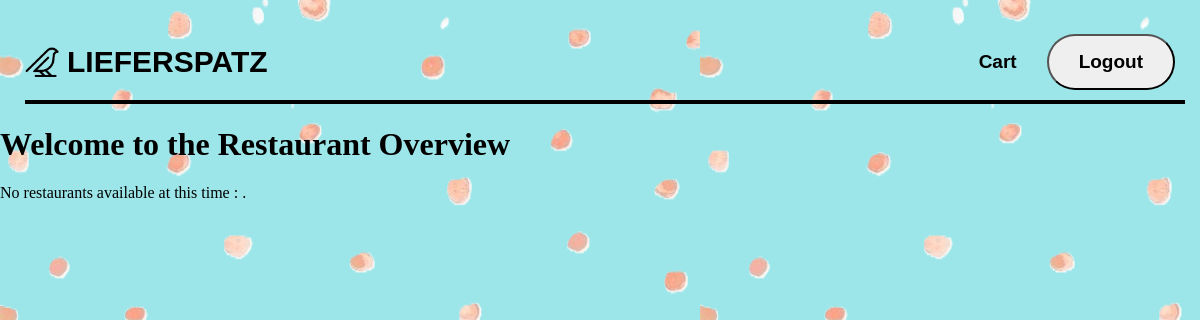
Page /home (signed in) on the earlier database version.
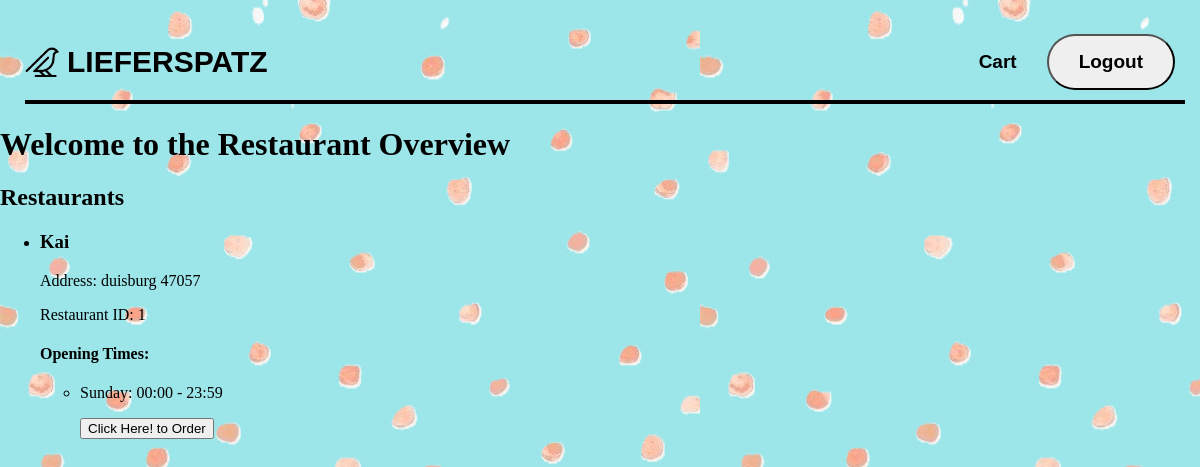
Same page on the later database version.
### tables this page shows
CREATE TABLE "restaurant" (
	"id"	INTEGER,
	"email"	TEXT,
	"username"	TEXT,
	"password"	TEXT,
	"address"	TEXT,
	"plz"	INTEGER,
	"restaurantname"	TEXT,
	"description"	TEXT,
	PRIMARY KEY("id")
);

CREATE TABLE "openning_times" (
	"restaurant_id"	INTEGER,
	"day"	TEXT,
	"open"	TEXT,
	"close"	TEXT,
	"id"	INTEGER,
	FOREIGN KEY("restaurant_id") REFERENCES "restaurant"("id"),
	PRIMARY KEY("id" AUTOINCREMENT)
);

### app.py (the view, shortened to what this page needs)
@app.route("/home", methods=["GET", "POST"])
@login_required_customer
def home():
    if request.method == "GET":
        if "username" in session and "user_id" in session:  # login success
            conn = sqlite3.connect(connection)
            cursor = conn.cursor()
            cursor.execute("SELECT id, restaurantname, address, plz FROM restaurant")
            restaurants = cursor.fetchall()
            cursor.execute("SELECT restaurant_id, day, open, close FROM openning_times")
            openning_times = cursor.fetchall()
            cursor.execute("SELECT restaurant_id, item_name, price, detail, type FROM menu")
            menu = cursor.fetchall()
            conn.close()
            current_day = datetime.now().strftime("%A")
            current_time = datetime.now().strftime("%H:%M")
            open_restaurants = []
            for restaurant in restaurants:
                for time in openning_times:
                    if restaurant[0] == time[0] and current_day.lower() == time[1].lower():
                        if time[2] <= current_time <= time[3]:
                            open_restaurants.append(restaurant)
                            break
            return render_template("home.html", restaurants=open_restaurants, openning_times=openning_times, menus=menu, customer_id=session.get("user_id"))
        else:  # login failed
            return redirect(url_for("login"))

### decorator.py (called while the page is built)
def login_required_customer(function):
    @wraps(function)
    def decorated_function(*args,**kwargs):
        if "logged_in" not in session:
            return redirect(url_for('login'))
        return function(*args, **kwargs)
    return decorated_function

### templates/home.html (shortened to what this page needs)
{% extends "base.html" %}
{% block button %}
<a href="{{url_for('order_cart.view_cart')}}" class="button-link">Cart</a>
<form action="/logout_customer" method="POST">
    <input type="submit" value="Logout" class="button-link">
</form>
{% endblock %}
{% block content %}
    <h1>Welcome to the Restaurant Overview</h1>
    <body>
        {% if restaurants %}
            <h2>Restaurants</h2>
            <ul>
                {% for restaurant in restaurants %}
                    <li>
                        <h3>{{ restaurant[1] }}</h3>
                        <p>Address: {{ restaurant[2] }} {{ restaurant[3] }}</p>
                        <p>Restaurant ID: {{ restaurant[0] }}</p>
                        <h4>Opening Times:</h4>
                        <ul>
                            {% for opening_time in openning_times %}
                                {% if opening_time[0] == restaurant[0] %}
                                    <li>
                                        <p>{{ opening_time[1] }}: {{ opening_time[2] }} - {{ opening_time[3] }}</p>
                                    </li>
                                {% endif %}
                            {% endfor %}
                            <form action="{{ url_for('restaurant_menu') }}" method="post">
                                <button type="submit">Click Here! to Order</button>
                            </form>
                        </ul>
                    </li>
                {% endfor %}
            </ul>
        {% else %}
            <p>No restaurants available at this time : .</p>
        {% endif %}
    </body>
{% endblock %}

Differences in the rows shown:
now on this page (row unchanged): restaurant: restaurantname "Kai", address "duisburg", plz "47057", id "1"
now on this page (row edited): openning_times: day "Sunday", open "00:00", close "23:59"
Other differences:
text no longer shown: "No restaurants available at this time : ."
text now shown: "Restaurants"
